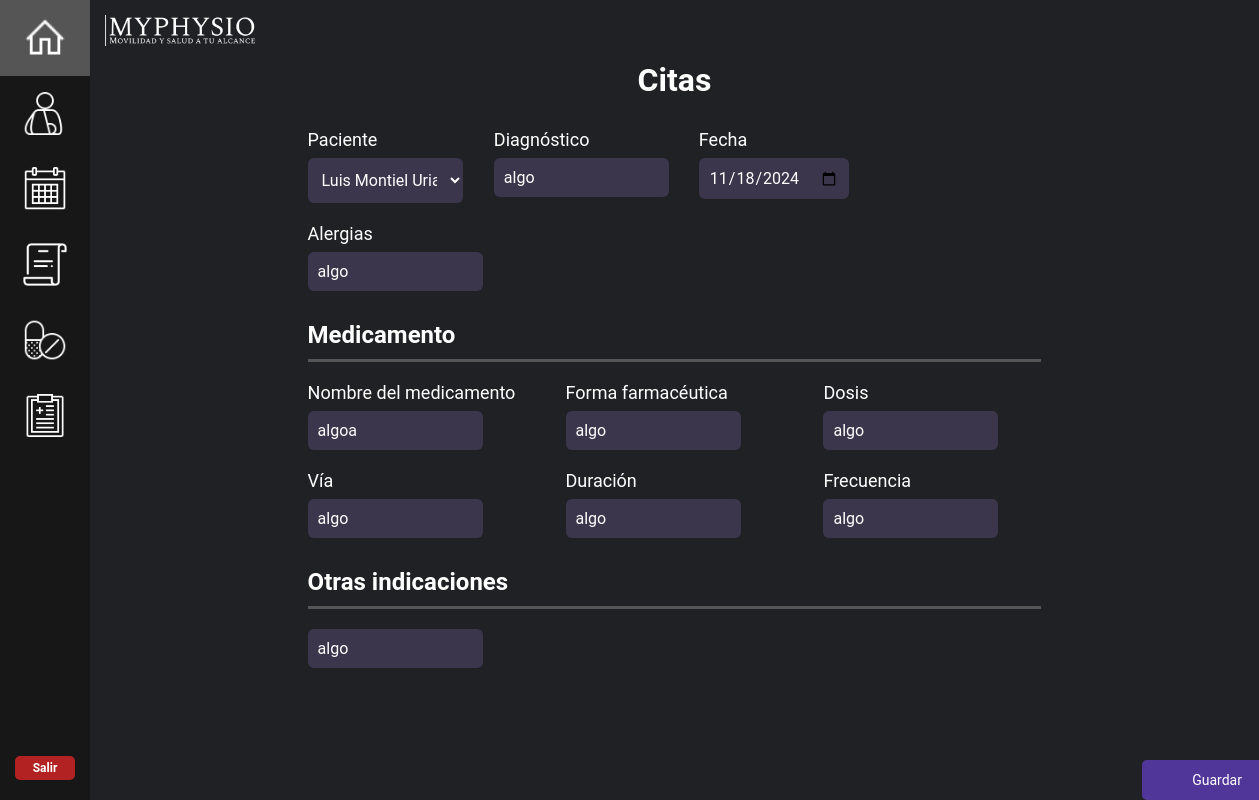
The page /update_receta/2 on the database its author committed.
### mainapp/models.py (models this page shows, shortened)
class Receta(models.Model):
    paciente = models.ForeignKey(Paciente, on_delete=models.CASCADE, blank=False, null=False)
    diagnostico = models.CharField(max_length=255)
    fecha = models.DateField()
    alergia = models.CharField(max_length=255)
    medicamento = models.CharField(max_length=255)
    forma = models.CharField(max_length=255)
    dosis = models.CharField(max_length=255)
    via = models.CharField(max_length=255)
    duracion = models.CharField(max_length=255)
    frecuencia = models.CharField(max_length=255)
    indicaciones = models.CharField(max_length=255)

### mainapp/views.py (the view)
# urls.py: path("update_receta/<receta_id>", views.update_receta, name="update_receta"),
def update_receta(request, receta_id):
    receta = Receta.objects.get(pk=receta_id)
    form = RecetaForm(request.POST or None, instance=receta)
    if form.is_valid():
        form.save()
        return redirect("recetas")
    return render(request, "./update_receta.html", {'receta': receta, 'form': form})

### mainapp/forms.py
class RecetaForm(forms.ModelForm):
    class Meta:
        model = Receta
        fields = "__all__"

### mainapp/models.py (called while the page is built)
    def __str__(self):
        return self.nombre + ' ' + self.apellido_paterno + ' ' + self.apellido_materno

### mainapp/templates/update_receta.html (shortened to what this page needs)
{% extends "dashboard_home.html" %}
{% load static %}
{% load widget_tweaks %}
{% block content %}
<div class="receta-container">
    <h1 style="text-align:center; margin-bottom: 30px;">Citas</h1>
    <form action="" method=POST>
        <div class="form-grid">
            <div class="form-group">
                <label for="receta-form">Paciente</label>
                {% render_field form.paciente class+="short-input" %}
            </div>
            <div class="form-group">
                <label for="receta-form">Diagnóstico</label>
                {% render_field form.diagnostico class+="short-input" %}
            </div>
            <div class="short-inputs">
                <div class="form-group">
                    <label for="receta-form">Fecha</label>
                    {% render_field form.fecha type="date" class+="short-input" %}
                </div>
            </div>
        </div>
        <div class="form-grid">
            <div class="form-group">
                <label for="receta-form">Alergias</label>
                {% render_field form.alergia class+="short-input" %}
            </div>
        </div>
        <div class="section-title">
            <h2>Medicamento</h2>
        </div>
        <div class="form-grid3">
            <div class="form-group">
                <label for="receta-form">Nombre del medicamento</label>
                {% render_field form.medicamento class+="short-input" %}
            </div>
            <div class="form-group">
                <label for="receta-form">Forma farmacéutica</label>
                {% render_field form.forma class+="short-input" %}
            </div>
            <div class="form-group">
                <label for="receta-form">Dosis</label>
                {% render_field form.dosis class+="short-input" %}
            </div>
        </div>
        <div class="form-grid3">
            <div class="form-group">
                <label for="receta-form">Vía</label>
                {% render_field form.via class+="short-input" %}
            </div>
            <div class="form-group">
                <label for="receta-form">Duración</label>
                {% render_field form.duracion class+="short-input" %}
            </div>
            <div class="form-group">
                <label for="receta-form">Frecuencia</label>
                {% render_field form.frecuencia class+="short-input" %}
            </div>
        </div>
        <div class="section-title">
            <h2>Otras indicaciones</h2>
        </div>
        <div class="form-group">
            {% render_field form.indicaciones class+="short-input" %}
        </div>
        <div class="button-container">
            <button type="submit" class="next-button">Guardar</button>
        </div>
    </form>
{% endblock %}

### mystaticfiles/styles.css (style rules this page uses)
* { font-family: 'Roboto'; }
body { display: flex; flex-direction: column; margin: 0; min-height: 100vh; color: white; background-color: #202124; }
.short-input { background-color: #3B364C; width: 155px; padding: 10px; border: none; border-radius: 6px; color: #ffffff; font-size: 16px; }
.next-button { width: 250px; height: 30px; text-align: center; background-color: #51369A; color: white; font-size: 14px; cursor: pointer; border-radius: 5px; border: none; align-self: center; margin-right: 16%; transition: all ease 0.5s; }
.button-container { display: grid; grid-template-columns: repeat(2, 2fr); position: absolute; left: 90%; top: 90%; gap: 10px; }
.button-container button { width: 150px; height: 40px; }
input[type="date"], input[type="number"], input[type="tel"] { width: 130px; }
select.short-input { width: 155px; height: 45px; }
.receta-container { max-width: 65%; margin: 0 auto; padding: 20px; }
.form-grid { display: grid; grid-template-columns: repeat(4, 4fr); gap: 30px; margin-bottom: 20px; }
.form-grid3 { display: grid; grid-template-columns: repeat(3, 1fr); gap: 40px; margin-bottom: 20px; }
.short-inputs { display: flex; gap: 10px; }
.form-group { display: flex; flex-direction: column; }
label { display: block; margin-bottom: 8px; font-size: 18px; }
.section-title { margin: 30px 0 20px; border-bottom: 3px solid #555; }
.section-title h2 { font-size: 24px; margin-bottom: 10px; }
.button-container { display: grid; grid-template-columns: repeat(2, 2fr); position: absolute; left: 90%; top: 100%; gap: 10px; }

### mainapp/templates/dashboard_home.html (style rules this page uses)
body { margin: 0; font-family: "Roboto"; color: white; background-color: #202124; }

### rows shown on the page
Receta: paciente "Luis Montiel Urias", diagnostico "algo", fecha "11/18/2024", alergia "algo", medicamento "algoa", forma "algo", dosis "algo", via "algo", duracion "algo", frecuencia "algo", indicaciones "algo"
